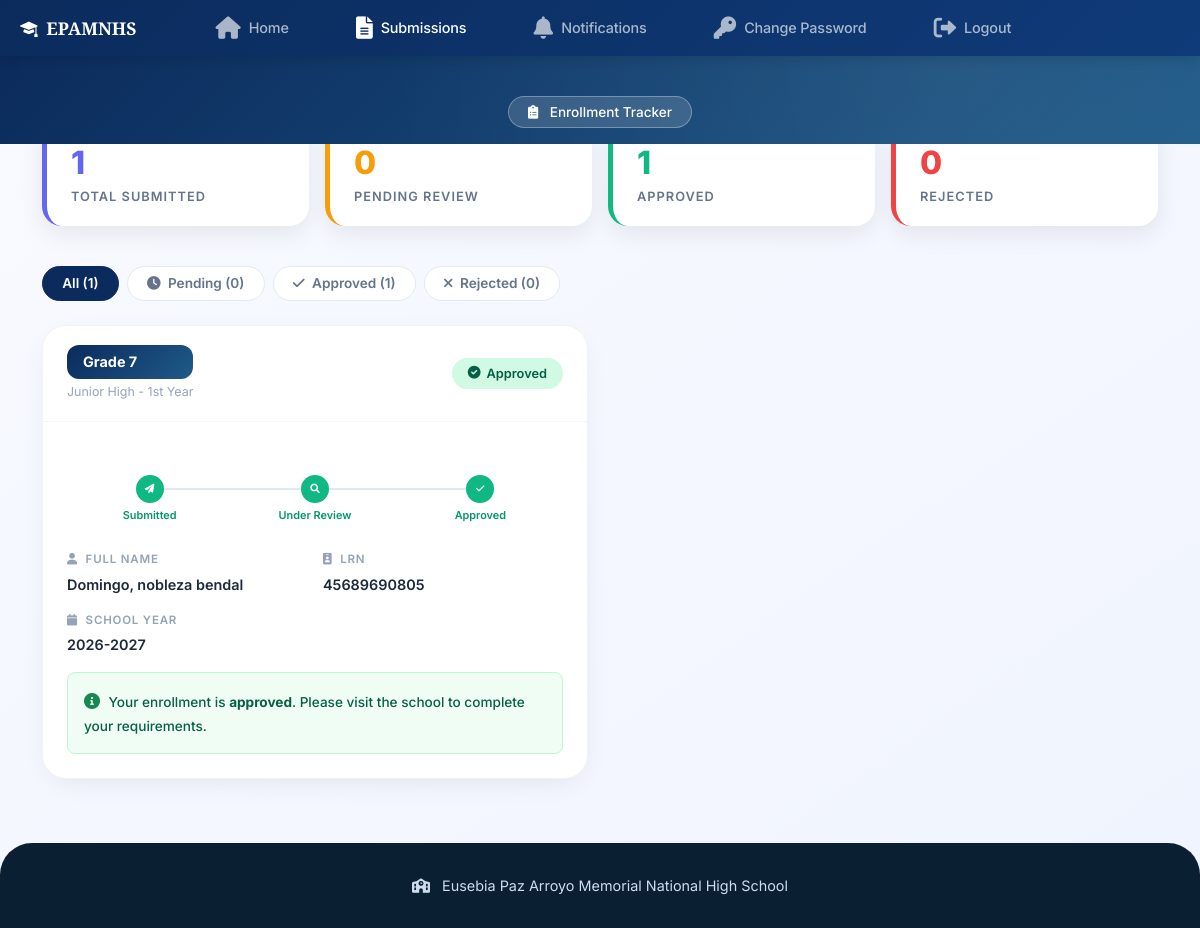
The app's page /my_submissions.php (signed in) with its own data.
### tables this page shows
CREATE TABLE `tbl_seven` (
  `id_seven` int NOT NULL,
  `id_student` int NOT NULL,
  `sy` varchar(50) NOT NULL,
  `lrn` varchar(50) NOT NULL,
  `lname` varchar(50) NOT NULL,
  `fname` varchar(255) NOT NULL,
  `mi` varchar(255) NOT NULL,
  `bdate` date NOT NULL,
  `sex` varchar(50) NOT NULL,
  `age` int NOT NULL,
  `contact` varchar(50) NOT NULL,
  `email` varchar(50) NOT NULL,
  `current_address` varchar(255) NOT NULL,
  `perm_address` varchar(255) NOT NULL,
  `ffname` varchar(255) NOT NULL,
  `flname` varchar(255) NOT NULL,
  `fmi` varchar(255) NOT NULL,
  `contact_f` varchar(100) NOT NULL,
  `mlname` varchar(255) NOT NULL,
  `mfname` varchar(255) NOT NULL,
  `mmi` varchar(255) NOT NULL,
  `contact_m` varchar(20) NOT NULL,
  `lglc` varchar(255) NOT NULL,
  `lsa` varchar(255) NOT NULL,
  `lysc` varchar(255) NOT NULL,
  `school_id` varchar(50) NOT NULL,
  `documents` text,
  `is_archived` tinyint(1) NOT NULL DEFAULT '0',
  `archived_at` timestamp NULL DEFAULT NULL,
  `enrollment_status` varchar(20) NOT NULL DEFAULT 'Pending',
  `is_ip` varchar(10) NOT NULL DEFAULT 'No',
  `ip_group` varchar(255) NOT NULL DEFAULT '',
  `is_4ps` varchar(10) NOT NULL DEFAULT 'No',
  `fourps_id` varchar(100) NOT NULL DEFAULT '',
  `reject_reason` text
);

### my_submissions.php (the view, shortened to what this page needs)
<?php
include('classes/student.class.php');
$userdetails = $eusebia->get_userdata();
$current_user_id = $userdetails['id_student'];
$connection = $eusebia->openConn();
$grades = [
    ['table' => 'tbl_seven',  'pk' => 'id_seven',  'label' => 'Grade 7',  'level' => 'Junior High - 1st Year'],
    ['table' => 'tbl_eight',  'pk' => 'id_eight',  'label' => 'Grade 8',  'level' => 'Junior High - 2nd Year'],
    ['table' => 'tbl_nine',   'pk' => 'id_nine',   'label' => 'Grade 9',  'level' => 'Junior High - 3rd Year'],
    ['table' => 'tbl_ten',    'pk' => 'id_ten',    'label' => 'Grade 10', 'level' => 'Junior High - 4th Year'],
    ['table' => 'tbl_eleven', 'pk' => 'id_eleven', 'label' => 'Grade 11', 'level' => 'Senior High - 11th'],
    ['table' => 'tbl_twelve', 'pk' => 'id_twelve', 'label' => 'Grade 12', 'level' => 'Senior High - 12th'],
];
$all_submissions = [];
foreach ($grades as $g) {
    try {
        $stmt = $connection->prepare(
            "SELECT * FROM {$g['table']}
             WHERE id_student = ? AND (is_archived = 0 OR is_archived IS NULL)"
        );
        $stmt->execute([$current_user_id]);
        $rows = $stmt->fetchAll(PDO::FETCH_ASSOC);
        foreach ($rows as $row) {
            $row['grade_label'] = $g['label'];
            $row['grade_level'] = $g['level'];
            $all_submissions[] = $row;
        }
    } catch (PDOException $e) {
        continue;
    }
}
$total    = count($all_submissions);
$pending  = count(array_filter($all_submissions, fn($r) => strtolower($r['enrollment_status'] ?? 'pending') === 'pending'));
$approved = count(array_filter($all_submissions, fn($r) => strtolower($r['enrollment_status'] ?? '') === 'approved'));
$rejected = count(array_filter($all_submissions, fn($r) => strtolower($r['enrollment_status'] ?? '') === 'rejected'));
?>
<!DOCTYPE html>
<html lang="en">
<head>
    <link rel="stylesheet" href="https://cdnjs.cloudflare.com/ajax/libs/font-awesome/6.0.0-beta3/css/all.min.css">
    <link rel="stylesheet" href="https://cdn.jsdelivr.net/npm/bootstrap-icons@1.11.3/font/bootstrap-icons.min.css">
    <link href="https://cdn.jsdelivr.net/npm/bootstrap@5.3.0-alpha1/dist/css/bootstrap.min.css" rel="stylesheet">
</head>
<body>
<?php $active_page = 'submissions'; include('student_navbar.php'); ?>
<div class="page-header">
    <div class="container">
        <div class="header-badge">
            <i class="fas fa-clipboard-list me-2"></i> Enrollment Tracker
        </div>
    </div>
</div>
<div class="summary-section">
    <div class="container">
        <div class="row g-3">
            <div class="col-6 col-md-3">
                <div class="summary-card total">
                    <div class="summary-number" style="color:#6366f1"><?= $total ?></div>
                    <div class="summary-label">Total Submitted</div>
                </div>
            </div>
            <div class="col-6 col-md-3">
                <div class="summary-card pending">
                    <div class="summary-number" style="color:#f59e0b"><?= $pending ?></div>
                    <div class="summary-label">Pending Review</div>
                </div>
            </div>
            <div class="col-6 col-md-3">
                <div class="summary-card approved">
                    <div class="summary-number" style="color:#10b981"><?= $approved ?></div>
                    <div class="summary-label">Approved</div>
                </div>
            </div>
            <div class="col-6 col-md-3">
                <div class="summary-card rejected">
                    <div class="summary-number" style="color:#ef4444"><?= $rejected ?></div>
                    <div class="summary-label">Rejected</div>
                </div>
            </div>
        </div>
    </div>
</div>
<div class="submissions-section">
    <div class="container">
        <?php if (empty($all_submissions)): ?>
        <div class="empty-state">
            <div class="empty-icon"><i class="fas fa-folder-open"></i></div>
            <h4>No Submissions Yet</h4>
            <p class="mt-2">You haven't submitted any enrollment forms yet.<br>Head back to the dashboard to choose your grade level and apply.</p>
            <a href="student_homepage.php" class="btn-go-enroll">
                <i class="fas fa-arrow-right me-2"></i> Go to Dashboard
            </a>
        </div>
        <?php else: ?>
        <div class="filter-tabs">
            <button class="filter-btn active" onclick="filterCards('all', this)">All (<?= $total ?>)</button>
            <button class="filter-btn" onclick="filterCards('pending', this)">
                <i class="fas fa-clock me-1"></i> Pending (<?= $pending ?>)
            </button>
            <button class="filter-btn" onclick="filterCards('approved', this)">
                <i class="fas fa-check me-1"></i> Approved (<?= $approved ?>)
            </button>
            <button class="filter-btn" onclick="filterCards('rejected', this)">
                <i class="fas fa-times me-1"></i> Rejected (<?= $rejected ?>)
            </button>
        </div>
        <div class="row g-4" id="submissionsGrid">
            <?php foreach ($all_submissions as $sub):
                $status      = strtolower($sub['enrollment_status'] ?? 'pending');
                $statusLabel = ucfirst($status);
                $statusIcon  = $status === 'approved' ? 'fa-check-circle' : ($status === 'rejected' ? 'fa-times-circle' : 'fa-hourglass-half');
                $sy          = htmlspecialchars($sub['sy'] ?? 'N/A');
                $lrn         = htmlspecialchars($sub['lrn'] ?? 'N/A');
                $name        = htmlspecialchars(($sub['lname'] ?? '') . ', ' . ($sub['fname'] ?? '') . ' ' . ($sub['mi'] ?? ''));
                $rejectReason = htmlspecialchars($sub['reject_reason'] ?? '');
            ?>
            <div class="col-12 col-md-6 submission-item" data-status="<?= $status ?>">
                <div class="submission-card">
                    <div class="card-header-custom">
                        <div>
                            <div class="grade-badge-card"><?= htmlspecialchars($sub['grade_label']) ?></div>
                            <div class="mt-1" style="font-size:0.78rem; color:#94a3b8;">
                                <?= htmlspecialchars($sub['grade_level']) ?>
                            </div>
                        </div>
                        <div class="status-badge <?= $status ?>">
                            <i class="fas <?= $statusIcon ?>"></i> <?= $statusLabel ?>
                        </div>
                    </div>
                    <div class="card-body-custom">
                        <div class="status-timeline">
                            <div class="timeline-step">
                                <div class="step-dot done"><i class="fas fa-paper-plane" style="font-size:0.6rem"></i></div>
                                <div class="step-label done">Submitted</div>
                            </div>
                            <div class="timeline-step">
                                <div class="step-dot <?= $status !== 'pending' ? 'done' : 'active' ?>">
                                    <i class="fas fa-search" style="font-size:0.6rem"></i>
                                </div>
                                <div class="step-label <?= $status !== 'pending' ? 'done' : 'active' ?>">Under Review</div>
                            </div>
                            <div class="timeline-step">
                                <div class="step-dot <?= $status === 'approved' ? 'done' : ($status === 'rejected' ? 'failed' : '') ?>">
                                    <i class="fas <?= $status === 'rejected' ? 'fa-times' : 'fa-check' ?>" style="font-size:0.6rem"></i>
                                </div>
                                <div class="step-label <?= $status === 'approved' ? 'done' : ($status === 'rejected' ? 'failed' : '') ?>">
                                    <?= $status === 'rejected' ? 'Rejected' : 'Approved' ?>
                                </div>
                            </div>
                        </div>
                        <div class="info-grid mt-3">
                            <div class="info-item">
                                <label><i class="fas fa-user me-1"></i> Full Name</label>
                                <span><?= $name ?></span>
                            </div>
                            <div class="info-item">
                                <label><i class="fas fa-id-badge me-1"></i> LRN</label>
                                <span><?= $lrn ?></span>
                            </div>
                            <div class="info-item">
                                <label><i class="fas fa-calendar me-1"></i> School Year</label>
                                <span><?= $sy ?></span>
                            </div>
                        </div>
                        <?php if ($status === 'rejected' && $rejectReason): ?>
                        <div class="reject-reason-box mt-3">
                            <strong><i class="fas fa-exclamation-circle me-1" style="color:#ef4444"></i> Reason for Rejection:</strong><br>
                            <?= $rejectReason ?>
                        </div>
                        <?php elseif ($status === 'approved'): ?>
                        <div class="mt-3 p-3 rounded-3" style="background:#f0fdf4; border:1px solid #bbf7d0;">
                            <i class="fas fa-info-circle text-success me-1"></i>
                            <span style="color:#065f46; font-size:0.85rem; font-weight:500;">
                                Your enrollment is <strong>approved</strong>. Please visit the school to complete your requirements.
                            </span>
                        </div>
                        <?php endif; ?>
                    </div>
                </div>
            </div>
            <?php endforeach; ?>
        </div>
        <?php endif; ?>
    </div>
</div>
<?php include('student_footer.php'); ?>
</body>
</html>

### my_submissions.php (style rules this page uses)
* { margin: 0; padding: 0; box-sizing: border-box; }
body { font-family: 'Inter', sans-serif; background: linear-gradient(145deg, #f8faff 0%, #f0f4fe 100%); background-attachment: fixed; color: #1a2c3e; -webkit-font-smoothing: antialiased; overflow-x: hidden; }
.page-header { background: linear-gradient(135deg, #0b2b5c 0%, #1e5a88 100%); padding: 2.5rem 1rem 3rem; color: white; text-align: center; position: relative; overflow: hidden; }
.page-header::before { content: ''; position: absolute; inset: 0; background: radial-gradient(circle at 80% 20%, rgba(255,255,255,0.06), transparent 60%); }
.header-badge { background: rgba(255,255,255,0.15); border: 1px solid rgba(255,255,255,0.3); border-radius: 80px; display: inline-block; padding: 0.3rem 1.2rem; font-size: 0.85rem; font-weight: 500; margin-bottom: 1rem; }
.summary-section { margin-top: -1.5rem; padding: 0 1rem 1.5rem; }
.summary-card { background: white; border-radius: 20px; padding: 1.2rem 1.5rem; box-shadow: 0 8px 24px rgba(0,0,0,0.08); border-left: 5px solid #dee2e6; transition: transform 0.2s; }
.summary-card.pending { border-left-color: #f59e0b; }
.summary-card.approved { border-left-color: #10b981; }
.summary-card.rejected { border-left-color: #ef4444; }
.summary-card.total { border-left-color: #6366f1; }
.summary-number { font-size: 2rem; font-weight: 800; }
.summary-label { font-size: 0.8rem; font-weight: 600; text-transform: uppercase; letter-spacing: 1px; color: #64748b; }
.submissions-section { padding: 1rem 1rem 4rem; }
.submission-card { background: white; border-radius: 24px; box-shadow: 0 8px 30px -10px rgba(0,0,0,0.1); border: 1px solid rgba(0,0,0,0.05); overflow: hidden; transition: all 0.3s; }
.card-header-custom { padding: 1.2rem 1.5rem; display: flex; align-items: center; justify-content: space-between; border-bottom: 1px solid #f1f5f9; }
.grade-badge-card { background: linear-gradient(135deg, #0b2b5c, #1e5a88); color: white; border-radius: 12px; padding: 0.4rem 1rem; font-weight: 700; font-size: 0.9rem; }
.status-badge { border-radius: 80px; padding: 0.35rem 1rem; font-weight: 600; font-size: 0.8rem; display: inline-flex; align-items: center; gap: 6px; }
.status-badge.approved { background: #d1fae5; color: #065f46; }
.card-body-custom { padding: 1.5rem; }
.info-grid { display: grid; grid-template-columns: repeat(auto-fill, minmax(180px, 1fr)); gap: 1rem; }
.info-item label { display: block; font-size: 0.72rem; font-weight: 600; text-transform: uppercase; letter-spacing: 0.8px; color: #94a3b8; margin-bottom: 3px; }
.info-item span { font-weight: 600; color: #1e293b; font-size: 0.9rem; }
.status-timeline { display: flex; align-items: center; margin-top: 1rem; padding: 0.75rem 0; }
.timeline-step { flex: 1; text-align: center; position: relative; }
.timeline-step::after { content: ''; position: absolute; top: 14px; left: 50%; width: 100%; height: 2px; background: #e2e8f0; z-index: 0; }
.timeline-step:last-child::after { display: none; }
.step-dot { width: 28px; height: 28px; border-radius: 50%; background: #e2e8f0; display: inline-flex; align-items: center; justify-content: center; font-size: 0.7rem; font-weight: 700; position: relative; z-index: 1; color: #94a3b8; border: 2px solid #e2e8f0; }
.step-dot.done { background: #10b981; border-color: #10b981; color: white; }
.step-label { font-size: 0.68rem; font-weight: 600; color: #94a3b8; margin-top: 4px; }
.step-label.done { color: #059669; }
.filter-tabs { display: flex; gap: 0.5rem; flex-wrap: wrap; margin-bottom: 1.5rem; }
.filter-btn { border: 1.5px solid #e2e8f0; border-radius: 80px; padding: 0.4rem 1.2rem; font-size: 0.85rem; font-weight: 600; cursor: pointer; background: white; color: #64748b; transition: all 0.2s; }
.filter-btn:hover, .filter-btn.active { background: #0b2b5c; border-color: #0b2b5c; color: white; }

### student_footer.php (style rules this page uses)
html, body { height: 100%; }
body { display: flex; flex-direction: column; min-height: 100vh; }

### records on screen
tbl_seven: enrollment_status "0", enrollment_status "1", grade_label "Grade 7", grade_level "Junior High - 1st Year", enrollment_status "Approved", name "Domingo, nobleza bendal", lrn "45689690805", sy "2026-2027", shows "Your enrollment is"

### other values on screen
$total "1"
